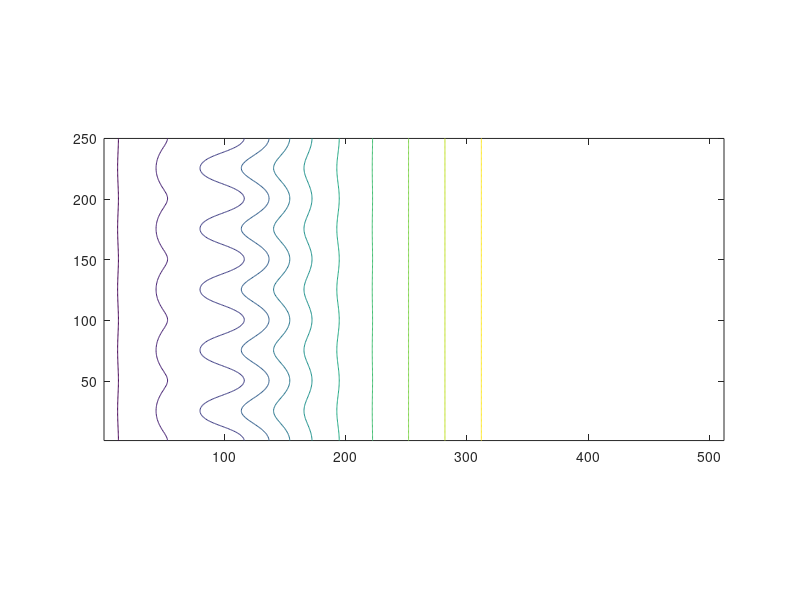

Source code (MATLAB): (Note: this script raises an error after producing the figure.)
% makebath.m
% 
% generate bathymetry for TVD-boussinesq model to study effect of symmetry
% breaking in periodic bathymetry
%
%--------------------------------------------------------------------------

% number of cells in periodic interval

  ncell=5;
  
% basic call spacing

  ycell=100;
  
% cross-shore scale 

  xcell=100;
  
% basic domain

  dx=1; dy=2; s=1/30;  xc=100;  a=1.5;  sig2=xc*xc/4; bet=2;
  x=(-11:dx:5*xcell); y=(dy/2:dy:ncell*ycell-dy/2);
  [xx,yy]=meshgrid(x,y);

  
  h=s*xx;
  
% initial cell centers

  yc=(0:ncell)*ycell;
  
% break symmetry

%  yc(ncell/2)=yc(ncell/2)-0.25*ycell;
  
  for index=1:ncell+1,
      
      h=h-a*exp( -(  ( xx-xc ).^2 + bet*(yy-yc(index)).^2)/sig2 );
      
  end
  
h(h>13)=13;

  v=[ 0 1 2 3 4 5 6 7 8 9 10 ];
  
  contour(h,v), axis equal
  
save -ASCII depth_a15.txt h
  
figure
wid=6;
len=6;
set(gcf,'units','inches','paperunits','inches','papersize', [wid len],'position',[1 1 wid len],'paperposition',[0 0 wid len]);
[n m]=size(h);
xx=[0:m-1]*dx;
yy=[0:n-1]*dy;
pcolor(xx,yy,-h),shading flat
colorbar
hold on
v1=[ -10:1:0 ];
contour(xx,yy,-h,v1,'w');
xlabel('x (m) ')
ylabel ('y (m)');



  